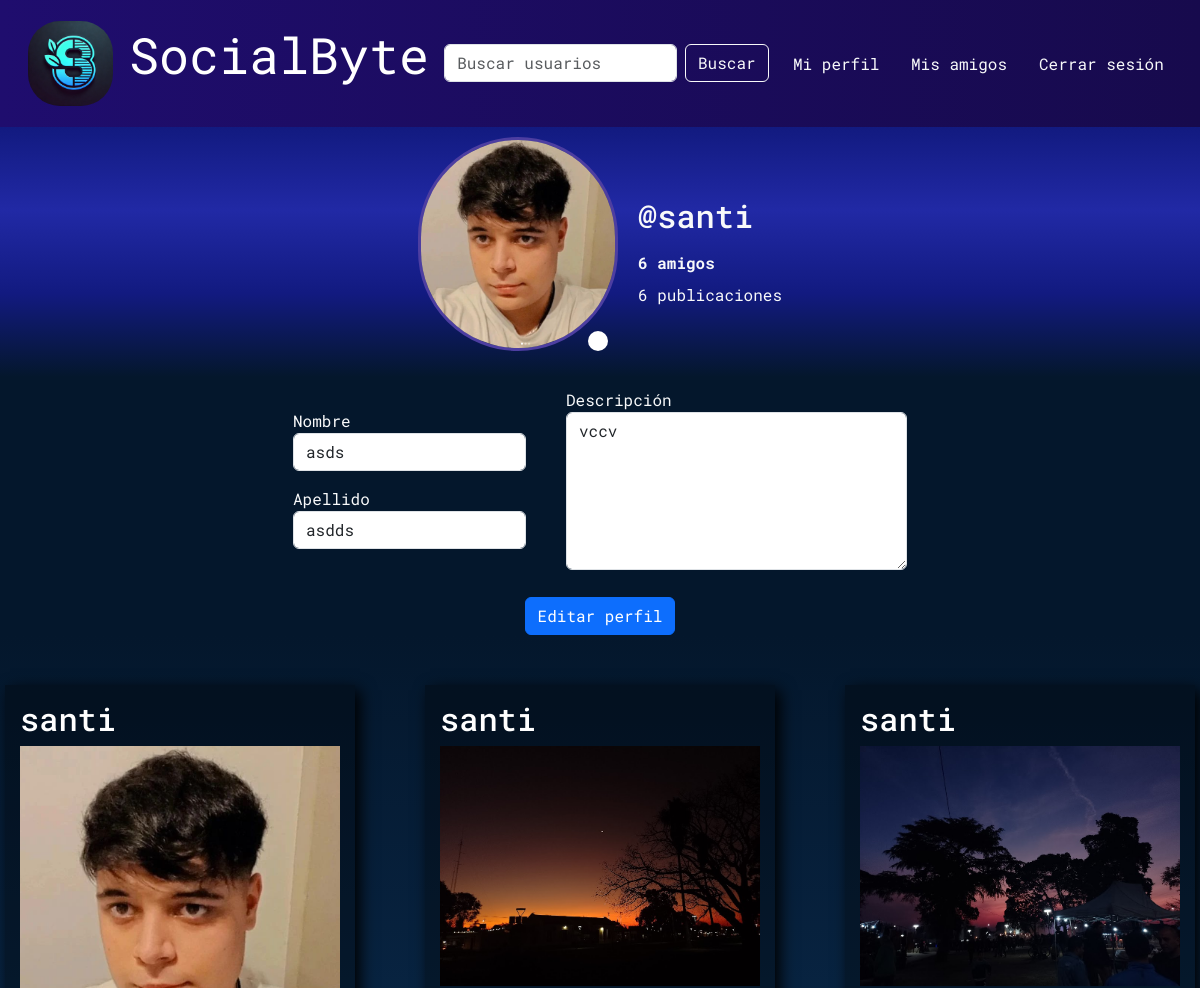
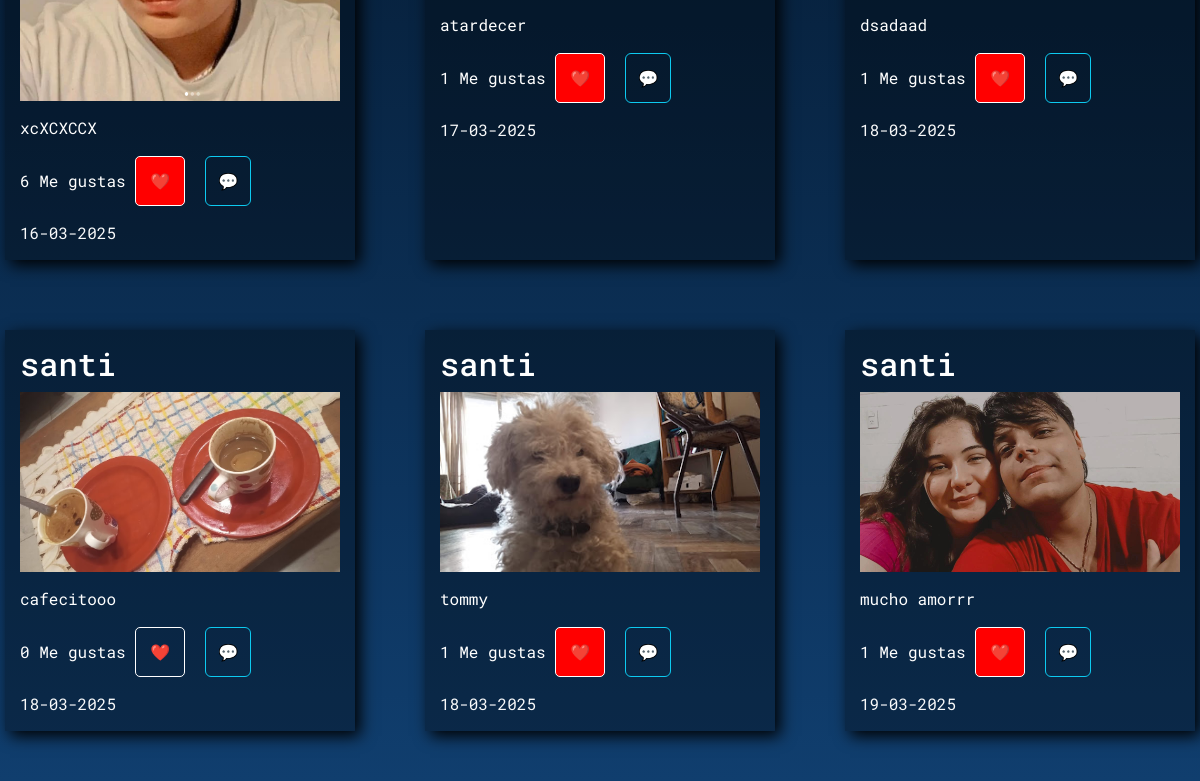
Page /mi-perfil/ (signed in) on the committed database (2 pictures, top to bottom).
### redsocialapp/models.py (models this page shows)
class Perfil(models.Model):
    nombre = models.CharField(max_length=100)
    apellido = models.CharField(max_length=100, null=True)
    imagen = models.ImageField(upload_to='fotos_perfil/')
    descripcion = models.TextField(max_length=300, blank=True, null=True)
    user = models.OneToOneField(User, on_delete=models.CASCADE) #oneToOneField indica que la relacion entre el usuario y el perfil de 1 a 1, es decir, 1 usuario tiene 1 perfil.
    amigos = models.ManyToManyField(User,blank=True,related_name='mis_amigos')

class Publicacion(models.Model):
    imagen = models.ImageField(upload_to='publicaciones/')
    autor = models.ForeignKey(User,on_delete=models.CASCADE)
    descripcion = models.TextField(max_length=150, blank=True)
    fechaPublicacion = models.DateTimeField(auto_now_add=True)
    likes = models.IntegerField(default=0, validators=[MinValueValidator(0)]) #validators=[MinValueValidator(0)] es una validación que asegura que el valor del campo no sea menor que un mínimo especificado, en este caso, 0.
    liked_by = models.ManyToManyField(User, related_name='likes', blank=True) #Cada usuario puede dar "Me gusta" a múltiples publicaciones, y cada publicación puede recibir "Me gusta" de múltiples usuarios.

### redsocialapp/views.py (the view)
# urls.py: path('mi-perfil/',views.miPerfil,name='mi-perfil'),
@login_required
def miPerfil(request):
    perfil = request.user.perfil
    if request.method == "GET":
        cantidadPublicaciones = Publicacion.objects.filter(autor=request.user).count()
        formularioPerfil = PerfilForm(instance=perfil)
        misPublicaciones = Publicacion.objects.filter(autor = request.user)
        return render(request, 'miPerfil.html', {
            'form': formularioPerfil,
            'cantidadPublicaciones':cantidadPublicaciones,
            'misPublicaciones': misPublicaciones
        })
    else:
        formularioPerfil = PerfilForm(request.POST,request.FILES,instance=perfil)
        perfilEditado = formularioPerfil.save(commit=False)
        perfilEditado.user = request.user
        perfilEditado.save()
        return redirect('inicio')

### redsocialapp/forms.py
class PerfilForm(forms.ModelForm):
    class Meta:
        model = Perfil
        fields = ['imagen', 'nombre', 'apellido', 'descripcion']

### redsocialapp/templates/miPerfil.html (shortened to what this page needs)
{%extends 'base.html'%}
{% load static %}
{% block content %}
    <section class="contenedorMiPerfil">
        <form class="formMiPerfil" method="post" enctype="multipart/form-data">
            <div class="encabezadoPerfil" data-aos="zoom-in" data-aos-duration="700">
                <div class="form-group mb-3 contenedorFotoPerfil">
                    <img class="fotoPerfil" src="{{ form.instance.imagen.url }}" alt="fotoPerfil">
                    <label for="id_imagen" class="editarFotoBtn">
                        <img src="https://img.icons8.com/?size=100&id=8192&format=png&color=000000" alt="">
                    </label>
                </div>
                <div class="datos-cuenta d-flex flex-column gap-2">
                    <h2 class="text-light">@{{user.username}}</h2>
                    <strong class="text-light">{{user.perfil.amigos.count}} amigos</strong>
                    <span class="text-light">{{cantidadPublicaciones}} publicaciones</span>
                </div>
            </div>
            <div class="datos-personales" data-aos="zoom-in" data-aos-duration="700">
                <div class="nombre-apellido">
                    <div class="form-group mb-3">
                        <label class="text-light" for="nombre">Nombre</label>
                        <input class="form-control" type="text" name="nombre" id="nombre" placeholder="ingrese su nombre" value="{{form.instance.nombre}}">
                    </div>
                    <div class="form-group mb-3">
                        <label class="text-light" for="apellido">Apellido</label>
                        <input class="form-control" type="text" name="apellido" id="apellido" placeholder="ingrese su apellido" value="{{form.instance.apellido}}">
                    </div>
                </div>
                <div class="descripcion">
                    <div class="form-group mb-3">
                        <label class="text-light for="id_descripcion">Descripción</label>
                        <textarea name="descripcion" id="id_descripcion" class="form-control" rows="6"
                        cols="30" placeholder="Añade una descripción">{{form.instance.descripcion}}</textarea>
                    </div>
                </div>
            </div>
            <button type="submit" class="btn btn-primary btnEditarPerfil">Editar perfil</button>
         </form>
        {%if misPublicaciones%}
            <div class="misPublicaciones">
                {% for publicacion in misPublicaciones %}
                        <div class="miPublicacion">
                            <h2>{{publicacion.autor.username}}</h2>
                            <img src="{{publicacion.imagen.url}}" alt="fotoPublicacion">
                            <p>{{publicacion.descripcion}}</p>
                            <div class="publicacion-operaciones">
                                <form
                                    hx-post="{% url 'me_gusta' publicacion.id %}"
                                    hx-target=".contenedor-btnLike-{{publicacion.id}}"
                                    hx-swap="outerHTML"
                                    hx-trigger="submit"
                                    method="post">
                                    <div class="contenedor-btnLike-{{publicacion.id}}">
                                        <span id="likes-{{ publicacion.id }}">{{ publicacion.likes }} Me gustas</span>
                                        <input class="btn-like {% if request.user in publicacion.liked_by.all %}liked{% endif %}" type="submit" value="❤️">
                                    </div>
                                </form>
                                <button class="btn btn-outline-info">💬</button>
                            </div>
                            <span class="text-light">{{publicacion.fechaPublicacion|date:"d-m-Y"}}</span>
                        </div>
                {% endfor %}
        {%endif%}
        </div>
    </section>
{% endblock %}

### redsocialapp/static/css/estilos.css (style rules this page uses)
body { font-family: "Roboto Mono", monospace; }
.publicacion-operaciones { display: flex; gap: 20px; margin: 10px 0px 15px 0px; }
.publicacion-operaciones .btn-like { border: none; background-color: transparent; color: #fff; height: 50px; width: 50px; border: solid 1px #fff; border-radius: 5px; }
.publicacion-operaciones .liked { background-color: red; }
.contenedorMiPerfil { min-height: 100vh; width: 100%; background-color: #04172c; }
.encabezadoPerfil { width: 100%; height: 250px; display: flex; justify-content: center; align-items: center; gap: 20px; background: linear-gradient(#121a80,#2129a5,#121a80,#04172c); }
.encabezadoPerfil .fotoPerfil { width: 200px; border: solid 3px #4d3ea1; border-radius: 9999px; }
.contenedorFotoPerfil { position: relative; }
.encabezadoPerfil .editarFotoBtn { position: absolute; right: 10px; bottom: 0px; }
.encabezadoPerfil .editarFotoBtn img { width: 50px; cursor: pointer; background-color: #fff; padding: 10px; border-radius: 15px; }
.datos-personales { height: 220px; width: 100%; display: flex; justify-content: center; align-items: center; margin: auto; gap: 40px; background-color: #04172c; }
.btnEditarPerfil { display: block; margin: auto; }
.misPublicaciones { height: auto; width: 100%; display: grid; place-content: center; align-content: center; grid-template-columns: repeat(3,1fr); gap: 70px; padding: 50px; background: linear-gradient(#04172c,#103e6e); }
.miPublicacion { width: 350px; height: 100%; padding: 15px; background-color: #00000054; box-shadow: 5px 5px 15px #000; }
.miPublicacion h2 { color: #fff; }
.miPublicacion p { color: #fff; margin-top: 15px; }
.miPublicacion img { width: 100%; }
.miPublicacion span { color: #fff; }

### rows in the picture
Perfil: instance.imagen (picture), nombre "asds", apellido "asdds", descripcion "vccv"
Publicacion: autor.username "santi", imagen (picture), descripcion "xcXCXCCX", likes "6", id "❤️", fechaPublicacion "16-03-2025"
Publicacion: autor.username "santi", imagen (picture), descripcion "atardecer", likes "1", id "❤️", fechaPublicacion "17-03-2025"
Publicacion: autor.username "santi", imagen (picture), descripcion "dsadaad", likes "1", id "❤️", fechaPublicacion "18-03-2025"
Publicacion: autor.username "santi", imagen (picture), descripcion "cafecitooo", likes "0", id "❤️", fechaPublicacion "18-03-2025"
Publicacion: autor.username "santi", imagen (picture), descripcion "tommy", likes "1", id "❤️", fechaPublicacion "18-03-2025"
Publicacion: autor.username "santi", imagen (picture), descripcion "mucho amorrr", likes "1", id "❤️", fechaPublicacion "19-03-2025"

### other values in the picture
{{ user.username }} "santi"
{{ user.perfil.amigos.count }} "6"
{{ cantidadPublicaciones }} "6"
